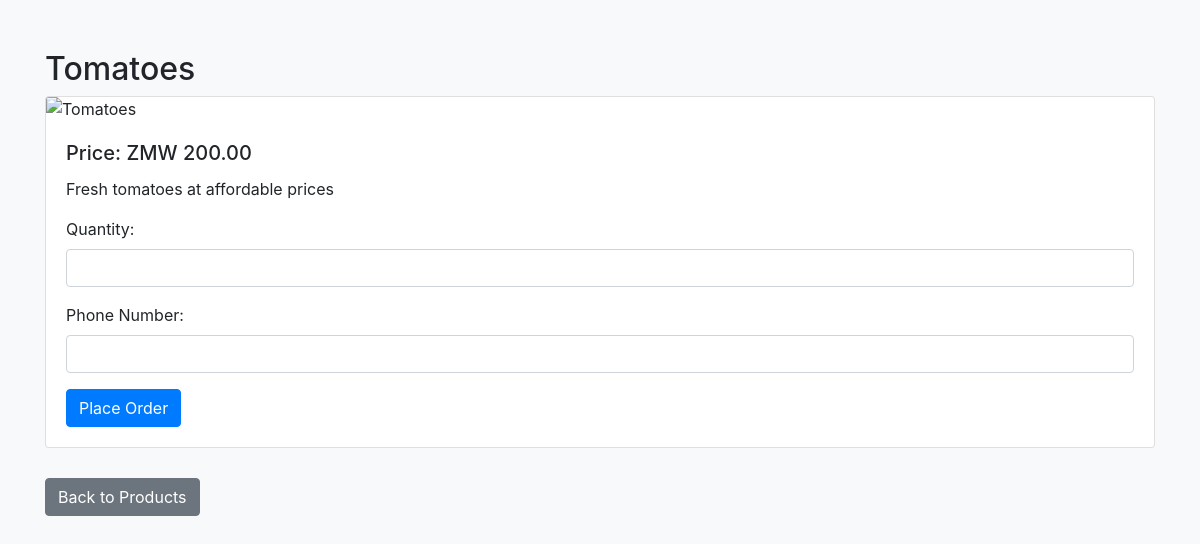
The page /products/4c6565fa-8a8f-4eb4-93fd-128e8f8c4c74/ on the database its author committed.
### marketplace/models.py (models this page shows, shortened)
class Product(models.Model):
    id = models.UUIDField(primary_key=True, default=uuid.uuid4, editable=False)
    farmer = models.ForeignKey(Farmer, on_delete=models.CASCADE, null=True, blank=True)
    name = models.CharField(max_length=100, null=True, blank=True)
    price = models.DecimalField(max_digits=10, decimal_places=2, null=True, blank=True)
    description = models.TextField(null=True, blank=True)

### marketplace/views.py (the view)
# urls.py: path('products/<uuid:product_id>/', views.product_detail, name='product_detail'),
def product_detail(request, product_id):
    product = get_object_or_404(Product, id=product_id)  # Get the product by UUID
    if request.method == 'POST':
        order_form = OrderForm(request.POST)
        if order_form.is_valid():
            quantity = order_form.cleaned_data['quantity']
            total_price = product.price * quantity
            customer, created = Customer.objects.get_or_create(email=request.user.email, defaults={'name': request.user.username})
            order = Order.objects.create(product=product, quantity=quantity, total_price=total_price, customer=customer)
            return redirect('order_success')  # Redirect to an order success page
    else:
        order_form = OrderForm()
    return render(request, 'product/product_detail.html', {
        'product': product,
        'order_form': order_form
    })

### marketplace/forms.py
class OrderForm(forms.Form):
    quantity = forms.IntegerField(min_value=1, help_text="Enter the quantity you want to order.")

### marketplace/templates/product/product_detail.html (shortened to what this page needs)
<!DOCTYPE html>
<html lang="en">
<head>
    <link rel="stylesheet" href="https://stackpath.bootstrapcdn.com/bootstrap/4.5.2/css/bootstrap.min.css">
</head>
<body>
    <div class="container">
        <h2>{{ product.name }}</h2>
        <div class="card">
            <img src="{{ product.image.url }}" class="card-img-top" alt="{{ product.name }}">
            <div class="card-body">
                <h5 class="card-title">Price: ZMW {{ product.price }}</h5>
                <p class="card-text">{{ product.description }}</p>
                <form method="POST" action="{% url 'purchase' product.id %}">
                    <div class="form-group">
                        <label for="quantity">Quantity:</label>
                        <input type="number" class="form-control" id="quantity" name="quantity" min="1" required>
                    </div>
                    <div class="form-group">
                        <label for="phone_number">Phone Number:</label>
                        <input type="text" class="form-control" id="phone_number" name="phone_number" required>
                    </div>
                    <button type="submit" class="btn btn-primary">Place Order</button>
                </form>
            </div>
        </div>
        <a href="{% url 'product_list' %}" class="btn btn-secondary">Back to Products</a>
    </div>
</body>
</html>

### marketplace/templates/product/product_detail.html (style rules this page uses)
body { background-color: #f8f9fa; }
.container { margin-top: 50px; }
.card { margin-bottom: 30px; }
.btn-primary { background-color: #007bff; border-color: #007bff; }

### rows shown on the page
Product: name "Tomatoes", price "200.00", description "Fresh tomatoes at affordable prices"
